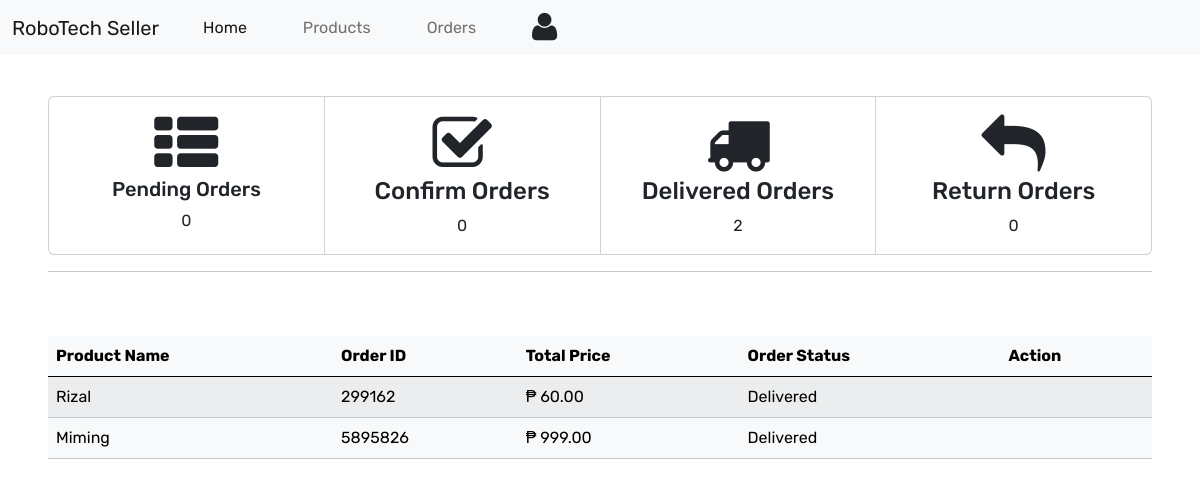
The app's page /seller_orders.php (signed in) with its own data.
### tables this page shows
CREATE TABLE `order_tbl` (
  `id` int(11) NOT NULL,
  `order_id` int(20) NOT NULL,
  `product_id` int(11) NOT NULL,
  `customer_id` int(11) NOT NULL,
  `delivery_address` varchar(200) NOT NULL,
  `total_bill` double NOT NULL,
  `payment_method` varchar(50) NOT NULL,
  `delivery_day` date NOT NULL,
  `order_status` varchar(20) NOT NULL DEFAULT 'Processing'
);

CREATE TABLE `products_tbl` (
  `product_id` int(11) NOT NULL,
  `product_name` varchar(200) NOT NULL,
  `product_img` varchar(200) NOT NULL,
  `product_description` longtext NOT NULL,
  `product_price` decimal(11,2) NOT NULL,
  `product_type` varchar(11) NOT NULL DEFAULT 'Module',
  `product_status` varchar(20) NOT NULL DEFAULT 'Available',
  `product_sale` int(10) NOT NULL DEFAULT 0,
  `owner` varchar(20) NOT NULL DEFAULT '0'
);

### seller_orders.php (the view, shortened to what this page needs)
<?php
if (!isset($_SESSION['seller_id'])) {
    header("location: seller_login.php");
    exit();
} else {
    $Seller_ID = $_SESSION['seller_id'];
}
$sql = "SELECT o.product_id, p.product_name, o.order_id, o.total_bill, o.order_status
        FROM order_tbl AS o
        INNER JOIN products_tbl AS p ON o.product_id = p.product_id
        WHERE p.owner = '$Seller_ID'";
$result = mysqli_query($con, $sql);
$TotalPending = 0;
$TotalConfirm = 0;
$TotalDelivered = 0;
$TotalReturn = 0;
$countProductsQuery = "SELECT
    SUM(CASE WHEN o.order_status = 'Processing' THEN 1 ELSE 0 END) AS total_pending,
    SUM(CASE WHEN o.order_status = 'To Ship' THEN 1 ELSE 0 END) AS total_confirm,
    SUM(CASE WHEN o.order_status = 'Delivered' THEN 1 ELSE 0 END) AS total_delivered,
    SUM(CASE WHEN o.order_status = 'To Return' THEN 1 ELSE 0 END) AS total_return
FROM order_tbl AS o
INNER JOIN products_tbl AS p ON o.product_id = p.product_id
WHERE p.owner = '$Seller_ID'";
$result1 = mysqli_query($con, $countProductsQuery);
if ($result1) {
    $row = mysqli_fetch_assoc($result1);
    $TotalPending = $row['total_pending'];
    $TotalConfirm = $row['total_confirm'];
    $TotalDelivered = $row['total_delivered'];
    $TotalReturn = $row['total_return'];
} else {
    echo "Error executing query: " . mysqli_error($con);
}
?>
<!DOCTYPE html>
<html lang="en">
<head>
    <link rel="stylesheet" href="css/navbar.css">
    <link rel="stylesheet" href="css/phones.css">
    <link rel="stylesheet" href="css/products.css">
    <link rel="stylesheet" href="css/footer.css">
    <link rel="stylesheet" href="css/bootstrap.css" />
</head>
<body>
    <?php require 'navbar_seller.php';
    ?>
    <div class="container-fluid p-5">
        <br><br>
        <div class="card-group g-5">
            <div class="card">
                <div class="card-body">
                    <center><i class="fa fa-fw fa-4x">&#xf00b</i>
                        <h5 class="card-title">Pending Orders</h5>
                        <p class="card-text"><?php echo $TotalPending; ?></p>
                    </center>
                </div>
            </div>
            <div class="card">
                <div class="card-body">
                    <center><i class="fa fa-fw fa-4x">&#xf046</i>
                        <h4 class="card-title">Confirm Orders</h4>
                        <p class="card-text"><?php echo $TotalConfirm; ?></p>
                    </center>
                </div>
            </div>
            <div class="card">
                <div class="card-body">
                    <center><i class="fa fa-fw fa-4x">&#xf0d1</i>
                        <h4 class="card-title">Delivered Orders</h4>
                        <p class="card-text"><?php echo $TotalDelivered ?></p>
                    </center>
                </div>
            </div>
            <div class="card">
                <div class="card-body">
                    <center><i class="fa fa-fw fa-4x">&#xf112</i>
                        <h4 class="card-title">Return Orders</h4>
                        <p class="card-text"><?php echo $TotalReturn ?></p>
                    </center>
                </div>
            </div>
        </div>
        <hr>
        <br><br>
        <div class="table-responsive-xl">
            <table class="table table-hover table-light table-striped m-auto">
                <thead>
                    <tr>
                        <th scope="col">Product Name</th>
                        <th scope="col">Order ID</th>
                        <th scope="col">Total Price</th>
                        <th scope="col">Order Status</th>
                        <th scope="col">Action</th>
                    </tr>
                </thead>
                <tbody>
                    <?php
                    while ($row = mysqli_fetch_assoc($result)) {
                        $productName = $row['product_name'];
                        $orderId = $row['order_id'];
                        $totalPrice = $row['total_bill'];
                        $order_status = $row['order_status'];
                        ?>
                    <tr>
                        <td><?php echo $productName; ?></td>
                        <td><?php echo $orderId; ?></td>
                        <td><?php echo "₱ " . number_format($totalPrice, 2, '.', ','); ?></td>
                        <td><?php echo $order_status; ?></td>
                        <td>
                        </td>
                    </tr>
                    <?php } ?>
                </tbody>
            </table>
        </div>
    </div>
</body>
</html>

### navbar_seller.php (shortened to what this page needs)
<link rel="stylesheet" href="css/fa4/css/font-awesome.css">
<link rel="stylesheet" href="css/fa4/css/font-awesome.min.css">
<link rel="stylesheet" href="css/bootstrap.css">
<link rel="stylesheet" href="css/bootstrap.min.css">
<div class="navbar-fixed-top text-center">
    <nav class="navbar navbar-expand-sm navbar-light bg-light fixed-top">
        <div class="container-fluid">
            <a class="navbar-brand" href="#">RoboTech Seller</a>
            <div class="collapse navbar-collapse bg-light" id="collapsibleNavId">
                <ul class="navbar-nav me-auto mt-2 mt-lg-0 d-flex justify-content-center">
                    <li class="nav-item">
                        <a class="nav-link active" href="seller_dashboard.php" aria-current="page">Home </a>
                    </li>
                    <li class="nav-item">
                        <a class="nav-link" href="seller_products.php">Products</a>
                    </li>
                    <li class="nav-item">
                        <a class="nav-link" href="seller_orders.php">Orders</a>
                    </li>
                    <li class="nav-item dropdown">
                        <i id="dropdownId" data-bs-toggle="dropdown" aria-haspopup="true" aria-expanded="false"
                            class="fa fa-fw fa-2x" id="dropdownIcon">&#xf007;</i>
                    </li>
                </ul>
            </div>
        </div>
    </nav>
</div>

### css/navbar.css (style rules this page uses)
.navbar { width: 100%; height: 55px; display: flex; justify-content: center; align-items: center; background-color: black; }
ul { list-style-type: none; display: flex; justify-content: center; align-items: center; }
li { float: left; margin: 0px 20px; }
li a { display: block; text-align: center; text-decoration: none; color: #D9D9D9; font-size: 12px; transition: .3s; }

### phones.css (style rules this page uses)
* { user-select: none; transition: 0.3s; }
body { height: 100vh; }

### footer.css (style rules this page uses)
* { margin: 0; padding: 0; }

### seller_orders.php (style rules this page uses)
* { user-select: none; -webkit-user-drag: none; margin: 0; padding: 0; font-family: 'Rubik', sans-serif; }

### navbar_seller.php (style rules this page uses)
body, html { height: 100%; margin: 0; display: flex; flex-direction: column; }

### records on screen
order_tbl: product.product_name "Rizal", order "299162", total_bill "60.00", order_status "Delivered"
order_tbl: product.product_name "Miming", order "5895826", total_bill "999.00", order_status "Delivered"

### other values on screen
$TotalPending "0"
$TotalConfirm "0"
$TotalDelivered "2"
$TotalReturn "0"
